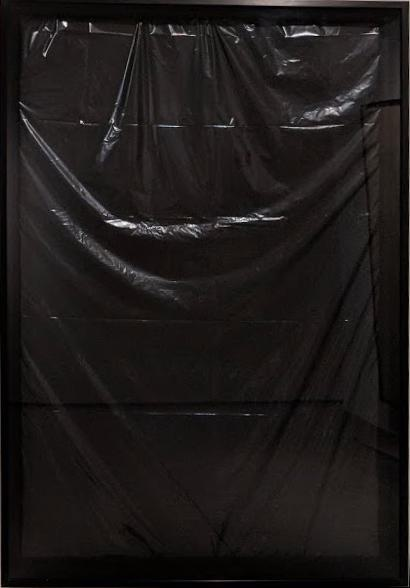
#> input picture src/week3/filtered_images/00002.jpg, 410 x 588 px, found by its file name
$ python task_4.py
#> lines starting #> are read from the running program, lines starting #| are printed output that depends on the picture; after the words box and inside, x2 and y2 are one past the last pixel; in counts of white or black regions, pixels touching at a corner belong together
import cv2
import numpy as np
import os


# Function to create a foreground square (10% of the height and width)
def create_foreground_square(image, percentage=10):
    height, width, _ = image.shape

    # Calculate the dimensions of the square (10% of height and width)
    square_height = int(height * (percentage / 100))
    square_width = int(width * (percentage / 100))

    # Calculate the center of the image
    center_x = width // 2
    center_y = height // 2

    # Calculate the coordinates of the square (centered)
    start_x = center_x - square_width // 2
    end_x = center_x + square_width // 2
    start_y = center_y - square_height // 2
    end_y = center_y + square_height // 2

    return start_x, end_x, start_y, end_y


# Function to create a background model from the edges
def create_background_model(image, bg_value=20):
    height, width, _ = image.shape

    # Get the pixels from the specified number of pixels from the edges
    top_strip = image[:bg_value, :, :]          # Top bg_value rows (full width)
    bottom_strip = image[-bg_value:, :, :]      # Bottom bg_value rows (full width)
    left_strip = image[:, :bg_value, :]         # Left bg_value columns (full height)
    right_strip = image[:, -bg_value:, :]       # Right bg_value columns (full width)

    # Compute the average color of the top-bottom and left-right regions separately
    avg_color_top_bottom = np.mean(np.vstack((top_strip, bottom_strip)), axis=(0, 1))
    avg_color_left_right = np.mean(np.hstack((left_strip, right_strip)), axis=(0, 1))

    # Combine the two averages to form the final background model
    avg_color_bg = (avg_color_top_bottom + avg_color_left_right) / 2

    return avg_color_bg


# Function to set the foreground square to white (255)
def set_edge_foreground(mask, start_x, end_x, start_y, end_y):
    mask[start_y:end_y, start_x:end_x] = 255  # Set the foreground square to white
    return mask


# Function to classify the image in HSV color space
def classify_in_hsv(image, avg_color_bg_hsv, threshold=50):
    height, width, _ = image.shape
    classified_mask_hsv = np.zeros((height, width), dtype=np.uint8)

    # Convert image to HSV color space
    image_hsv = cv2.cvtColor(image, cv2.COLOR_BGR2HSV)

    # Classify each pixel based on distance to background in HSV space
    for y in range(height):
        for x in range(width):
            pixel_hsv = image_hsv[y, x]
            dist_to_bg_hsv = np.linalg.norm(pixel_hsv - avg_color_bg_hsv)
            classified_mask_hsv[y, x] = 255 if dist_to_bg_hsv > threshold else 0

    return classified_mask_hsv


# Function to calculate precision, recall, and F1-score
def evaluate_mask_precision_recall_f1(generated_mask, ground_truth_mask):
    # True Positive (TP): Both ground truth and predicted are foreground
    TP = np.logical_and(generated_mask == 255, ground_truth_mask == 255).sum()

    # False Positive (FP): Predicted is foreground, but ground truth is background
    FP = np.logical_and(generated_mask == 255, ground_truth_mask == 0).sum()

    # False Negative (FN): Predicted is background, but ground truth is foreground
    FN = np.logical_and(generated_mask == 0, ground_truth_mask == 255).sum()

    # Precision: TP / (TP + FP)
    precision = TP / (TP + FP) if (TP + FP) > 0 else 0

    # Recall: TP / (TP + FN)
    recall = TP / (TP + FN) if (TP + FN) > 0 else 0

    # F1-score: 2 * (Precision * Recall) / (Precision + Recall)
    f1_score = 2 * (precision * recall) / (precision + recall) if (precision + recall) > 0 else 0

    return precision, recall, f1_score


# Process only one image
def process_single_image(image_jpg_path, image_png_path):
    # Load the image and the corresponding mask
#> called with image_jpg_path = 'datasets/qsd2_w1/00002.jpg', image_png_path = 'datasets/qsd2_w1/00002.png'
    image_jpg = cv2.imread(image_jpg_path)
#> image_jpg is the input picture: shape (588, 410, 3); mean B, G, R 24.7, 25.6, 29.2
    image_png = cv2.imread(image_png_path, cv2.IMREAD_GRAYSCALE)
#> image_png: shape (588, 410); min 0, max 254, mean 26.6

    if image_jpg is None or image_png is None:
        print("Error loading the files.")
        return

    # Create foreground square boundaries
    start_x, end_x, start_y, end_y = create_foreground_square(image_jpg, percentage=10)
#> start_x = 185; end_x = 225; start_y = 265; end_y = 323

    # Create background color model for HSV
    avg_color_bg_hsv = create_background_model(cv2.cvtColor(image_jpg, cv2.COLOR_BGR2HSV), bg_value=50)
#> in create_background_model, `top_strip = image[:bg_value, :, :]`: top_strip: shape (50, 410, 3); mean H, S, V 59.2, 51.9, 33.9
#> in create_background_model, `bottom_strip = image[-bg_value:, :, :]`: bottom_strip: shape (50, 410, 3); mean H, S, V 34.8, 96.5, 14.4
#> in create_background_model, `left_strip = image[:, :bg_value, :]`: left_strip: shape (588, 50, 3); mean H, S, V 54.8, 61.1, 26.1
#> in create_background_model, `right_strip = image[:, -bg_value:, :]`: right_strip: shape (588, 50, 3); mean H, S, V 38.3, 66.1, 29.1
#> in create_background_model, `avg_color_top_bottom = np.mean(np.vstack((top_strip, bottom_strip)), a..`: avg_color_top_bottom = [47.02, 74.2, 24.13]
#> in create_background_model, `avg_color_left_right = np.mean(np.hstack((left_strip, right_strip)), a..`: avg_color_left_right = [46.57, 63.58, 27.62]
#> in create_background_model, `avg_color_bg = (avg_color_top_bottom + avg_color_left_right) / 2`: avg_color_bg = [46.79, 68.89, 25.88]
#> avg_color_bg_hsv = [46.79, 68.89, 25.88]

    # Classify the image using HSV color space
    classified_mask_hsv = classify_in_hsv(image_jpg, avg_color_bg_hsv)
#> in classify_in_hsv, `image_hsv = cv2.cvtColor(image, cv2.COLOR_BGR2HSV)`: image_hsv: shape (588, 410, 3); mean H, S, V 34.6, 54.6, 29.3
#> after the loop in classify_in_hsv, `for y in range(height):`:
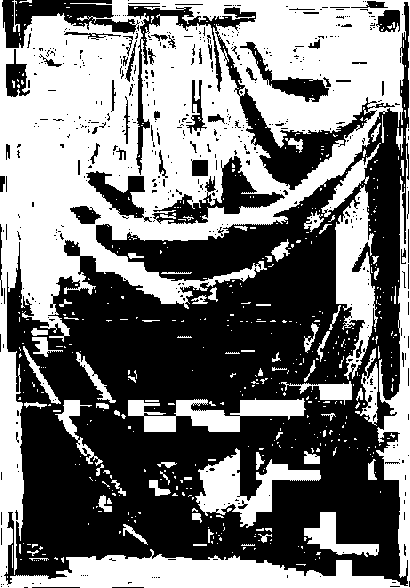
#> classified_mask_hsv: shape (588, 410); 47.1% white; 525 white regions (447 under 20 px), largest, box (x1, y1, x2, y2) and area: (0, 0, 410, 588) 91925, (335, 185, 378, 380) 4230, (195, 448, 321, 528) 3564

    # Set the foreground square to white (255) in the mask
    classified_mask_hsv = set_edge_foreground(classified_mask_hsv, start_x, end_x, start_y, end_y)
#> in set_edge_foreground, `mask[start_y:end_y, start_x:end_x] = 255`:
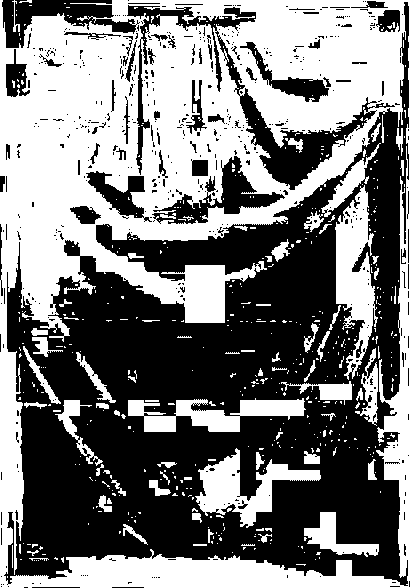
#> mask: shape (588, 410); 47.9% white; 519 white regions (444 under 20 px), largest, box (x1, y1, x2, y2) and area: (0, 0, 410, 588) 93944, (335, 185, 378, 380) 4230, (195, 448, 321, 528) 3564

    # Evaluate the classified mask against the ground truth mask
    precision, recall, f1_score = evaluate_mask_precision_recall_f1(classified_mask_hsv, image_png)
#> in evaluate_mask_precision_recall_f1, `TP = np.logical_and(generated_mask == 255, ground_truth_mask == 255).s..`: TP = 0
#> in evaluate_mask_precision_recall_f1, `FP = np.logical_and(generated_mask == 255, ground_truth_mask == 0).sum()`: FP = 995
#> in evaluate_mask_precision_recall_f1, `FN = np.logical_and(generated_mask == 0, ground_truth_mask == 255).sum()`: FN = 0
#> precision = 0; recall = 0; f1_score = 0

    # Print evaluation results
    print(f"Results for {os.path.basename(image_jpg_path)}:")
    print(f"  Precision (HSV): {precision:.4f}")
#|   Precision (HSV): 0.0000
    print(f"  Recall (HSV): {recall:.4f}")
#|   Recall (HSV): 0.0000
    print(f"  F1-score (HSV): {f1_score:.4f}")
#|   F1-score (HSV): 0.0000

    # Save the classified mask
    output_path = image_jpg_path.replace('.jpg', '_classified_hsv.png')
    cv2.imwrite(output_path, classified_mask_hsv)
    print(f"Classified mask saved at {output_path}")


# Define paths to the image and mask
image_jpg_path = 'datasets/qsd2_w1/00002.jpg'
image_png_path = 'datasets/qsd2_w1/00002.png'

# Process the single image
process_single_image(image_jpg_path, image_png_path)

$ run again, with src/week3/filtered_images/00003.jpg copied over src/week3/filtered_images/00002.jpg
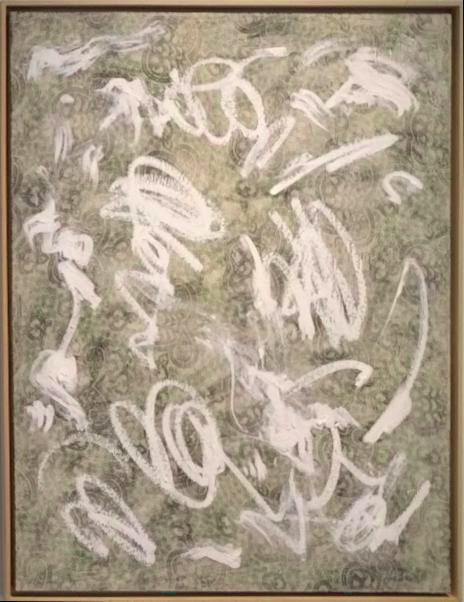
#> input picture src/week3/filtered_images/00003.jpg, 464 x 602 px, found by its file name
#> in process_single_image, image_jpg is the input picture: shape (602, 464, 3); mean B, G, R 137.6, 156.2, 170.1
#> in process_single_image, `image_png = cv2.imread(image_png_path, cv2.IMREAD_GRAYSCALE)`:
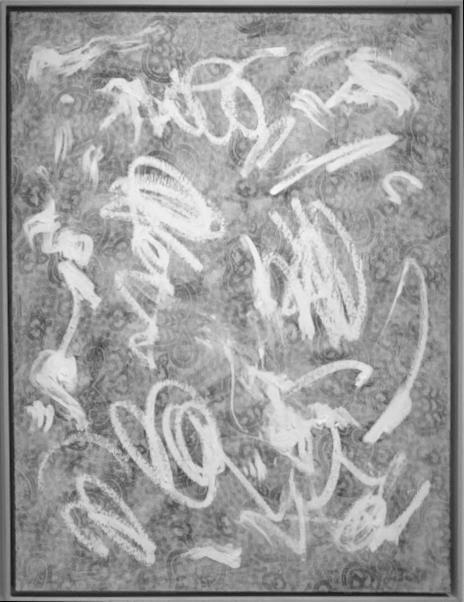
#> image_png: shape (602, 464); min 0, max 251, mean 158.3
#> in process_single_image, `start_x, end_x, start_y, end_y = create_foreground_square(image_jpg, p..`: start_x = 209; end_x = 255; start_y = 271; end_y = 331
#> top_strip: shape (50, 464, 3); mean H, S, V 17.5, 66.3, 150.7
#> bottom_strip: shape (50, 464, 3); mean H, S, V 18.6, 71, 135.6
#> left_strip: shape (602, 50, 3); mean H, S, V 16.6, 70.1, 142.2
#> right_strip: shape (602, 50, 3); mean H, S, V 19.9, 70.2, 140.4
#> avg_color_top_bottom = [18.07, 68.62, 143.1]
#> avg_color_left_right = [18.3, 70.19, 141.3]
#> avg_color_bg = [18.18, 69.4, 142.2]
#> image_hsv: shape (602, 464, 3); mean H, S, V 16.9, 52.8, 170.1
#> in set_edge_foreground, `mask[start_y:end_y, start_x:end_x] = 255`:
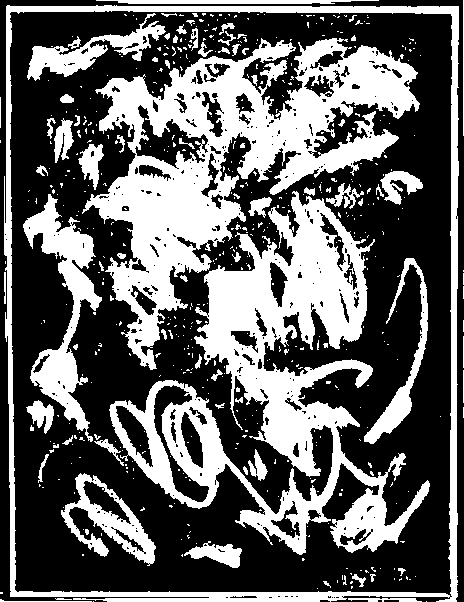
#> mask: shape (602, 464); 38.7% white; 548 white regions (472 under 20 px), largest, box (x1, y1, x2, y2) and area: (82, 38, 420, 370) 35996, (109, 191, 430, 555) 35278, (4, 5, 459, 602) 13280
#> TP = 0
#> FP = 1
#> FN = 0
#|   Precision (HSV): 0.0000
#|   Recall (HSV): 0.0000
#|   F1-score (HSV): 0.0000

$ run again, with src/week3/filtered_images/00007.jpg copied over src/week3/filtered_images/00002.jpg
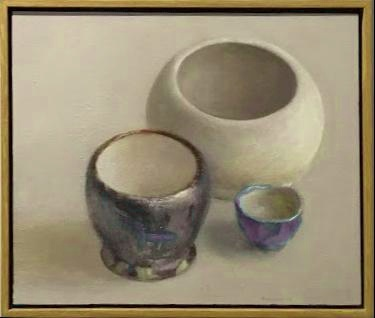
#> input picture src/week3/filtered_images/00007.jpg, 375 x 318 px, found by its file name
#> in process_single_image, image_jpg is the input picture: shape (318, 375, 3); mean B, G, R 113.9, 139, 150.7
#> in process_single_image, `image_png = cv2.imread(image_png_path, cv2.IMREAD_GRAYSCALE)`:
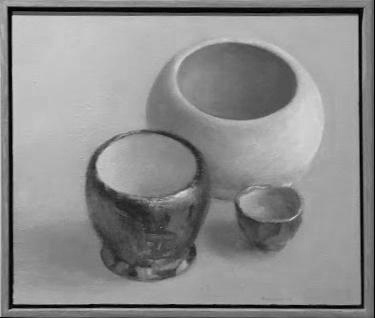
#> image_png: shape (318, 375); min 0, max 219, mean 139.6
#> in process_single_image, `start_x, end_x, start_y, end_y = create_foreground_square(image_jpg, p..`: start_x = 169; end_x = 205; start_y = 144; end_y = 174
#> top_strip: shape (50, 375, 3); mean H, S, V 19.7, 81.3, 160.2
#> bottom_strip: shape (50, 375, 3); mean H, S, V 19.7, 91.4, 144.8
#> left_strip: shape (318, 50, 3); mean H, S, V 20, 84.7, 163.9
#> right_strip: shape (318, 50, 3); mean H, S, V 19.6, 90.5, 147.9
#> avg_color_top_bottom = [19.68, 86.34, 152.5]
#> avg_color_left_right = [19.76, 87.61, 155.9]
#> avg_color_bg = [19.72, 86.97, 154.2]
#> image_hsv: shape (318, 375, 3); mean H, S, V 22.5, 69.8, 150.9
#> in set_edge_foreground, `mask[start_y:end_y, start_x:end_x] = 255`:
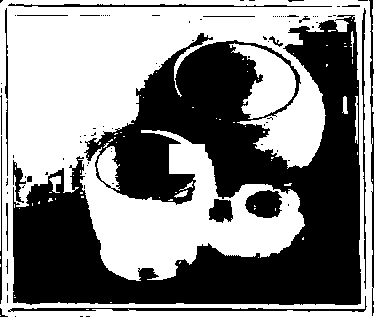
#> mask: shape (318, 375); 52.8% white; 94 black regions (73 under 20 px), largest, box (x1, y1, x2, y2) and area: (13, 15, 361, 305) 51038, (8, 296, 367, 312) 910, (245, 190, 282, 218) 786
#> TP = 0
#> FP = 28
#> FN = 0
#|   Precision (HSV): 0.0000
#|   Recall (HSV): 0.0000
#|   F1-score (HSV): 0.0000
